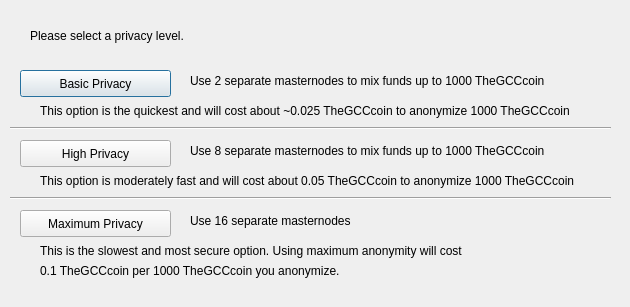
<?xml version="1.0" encoding="UTF-8"?>
<ui version="4.0">
 <class>DarksendConfig</class>
 <widget class="QDialog" name="DarksendConfig">
  <property name="geometry">
   <rect>
    <x>0</x>
    <y>0</y>
    <width>630</width>
    <height>307</height>
   </rect>
  </property>
  <property name="windowTitle">
   <string>Configure PrivateSend</string>
  </property>
  <widget class="QPushButton" name="buttonBasic">
   <property name="geometry">
    <rect>
     <x>20</x>
     <y>70</y>
     <width>151</width>
     <height>27</height>
    </rect>
   </property>
   <property name="text">
    <string>Basic Privacy</string>
   </property>
  </widget>
  <widget class="QPushButton" name="buttonHigh">
   <property name="geometry">
    <rect>
     <x>20</x>
     <y>140</y>
     <width>151</width>
     <height>27</height>
    </rect>
   </property>
   <property name="text">
    <string>High Privacy</string>
   </property>
  </widget>
  <widget class="QPushButton" name="buttonMax">
   <property name="geometry">
    <rect>
     <x>20</x>
     <y>210</y>
     <width>151</width>
     <height>27</height>
    </rect>
   </property>
   <property name="text">
    <string>Maximum Privacy</string>
   </property>
  </widget>
  <widget class="QLabel" name="label">
   <property name="geometry">
    <rect>
     <x>30</x>
     <y>20</y>
     <width>571</width>
     <height>31</height>
    </rect>
   </property>
   <property name="text">
    <string>Please select a privacy level.</string>
   </property>
  </widget>
  <widget class="QLabel" name="label_2">
   <property name="geometry">
    <rect>
     <x>190</x>
     <y>70</y>
     <width>421</width>
     <height>21</height>
    </rect>
   </property>
   <property name="text">
    <string>Use 2 separate masternodes to mix funds up to 1000 TheGCCcoin</string>
   </property>
  </widget>
  <widget class="QLabel" name="label_3">
   <property name="geometry">
    <rect>
     <x>190</x>
     <y>140</y>
     <width>411</width>
     <height>21</height>
    </rect>
   </property>
   <property name="text">
    <string>Use 8 separate masternodes to mix funds up to 1000 TheGCCcoin</string>
   </property>
  </widget>
  <widget class="QLabel" name="label_4">
   <property name="geometry">
    <rect>
     <x>190</x>
     <y>210</y>
     <width>421</width>
     <height>21</height>
    </rect>
   </property>
   <property name="text">
    <string>Use 16 separate masternodes</string>
   </property>
  </widget>
  <widget class="QLabel" name="label_6">
   <property name="geometry">
    <rect>
     <x>40</x>
     <y>100</y>
     <width>561</width>
     <height>21</height>
    </rect>
   </property>
   <property name="text">
    <string>This option is the quickest and will cost about ~0.025 TheGCCcoin to anonymize 1000 TheGCCcoin</string>
   </property>
  </widget>
  <widget class="QLabel" name="label_7">
   <property name="geometry">
    <rect>
     <x>40</x>
     <y>170</y>
     <width>561</width>
     <height>21</height>
    </rect>
   </property>
   <property name="text">
    <string>This option is moderately fast and will cost about 0.05 TheGCCcoin to anonymize 1000 TheGCCcoin</string>
   </property>
  </widget>
  <widget class="QLabel" name="label_8">
   <property name="geometry">
    <rect>
     <x>40</x>
     <y>240</y>
     <width>561</width>
     <height>21</height>
    </rect>
   </property>
   <property name="text">
    <string>This is the slowest and most secure option. Using maximum anonymity will cost</string>
   </property>
  </widget>
  <widget class="QLabel" name="label_9">
   <property name="geometry">
    <rect>
     <x>40</x>
     <y>260</y>
     <width>561</width>
     <height>21</height>
    </rect>
   </property>
   <property name="text">
    <string>0.1 TheGCCcoin per 1000 TheGCCcoin you anonymize.</string>
   </property>
  </widget>
  <widget class="Line" name="line">
   <property name="geometry">
    <rect>
     <x>10</x>
     <y>120</y>
     <width>601</width>
     <height>16</height>
    </rect>
   </property>
   <property name="orientation">
    <enum>Qt::Horizontal</enum>
   </property>
  </widget>
  <widget class="Line" name="line_2">
   <property name="geometry">
    <rect>
     <x>10</x>
     <y>190</y>
     <width>601</width>
     <height>16</height>
    </rect>
   </property>
   <property name="orientation">
    <enum>Qt::Horizontal</enum>
   </property>
  </widget>
 </widget>
 <resources/>
 <connections/>
</ui>
